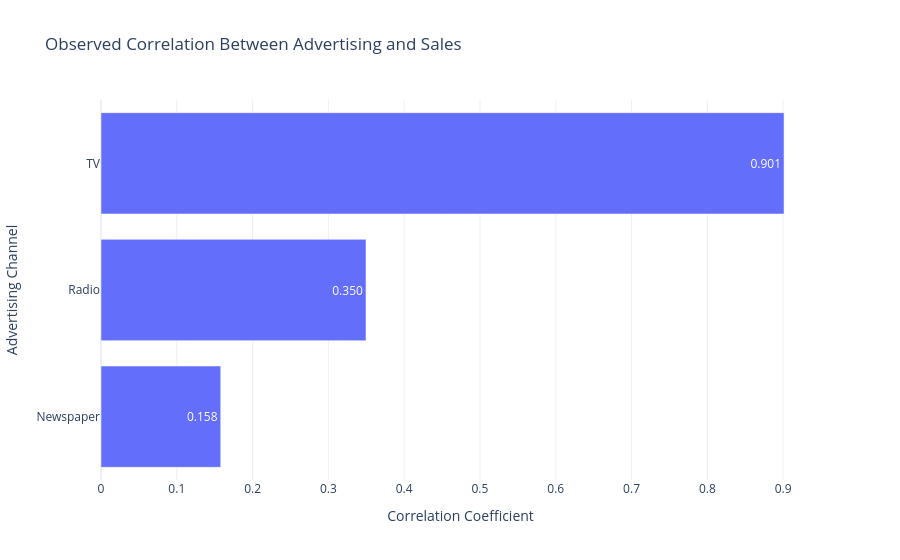

Here is the notebook cell this chart was saved with:
### Code cell
# ============================================================
# Correlation Bar Chart
# ============================================================

fig = px.bar(
    channel_correlations,
    x="Correlation with Sales",
    y="Channel",
    orientation="h",
    text_auto=".3f",
    title="Observed Correlation Between Advertising and Sales",
    template="plotly_white"
)

fig.update_layout(
    xaxis_title="Correlation Coefficient",
    yaxis_title="Advertising Channel",
    yaxis={
        "categoryorder": "total ascending"
    }
)

fig.show()

### Figure 1 — Plotly figure (JSON) as saved in the notebook; plotly's stock layout.template omitted (floating-point values rounded to 4 significant figures)
{"data": [{"hovertemplate": "Correlation with Sales=%{x}<br>Channel=%{y}<extra></extra>", "legendgroup": "", "marker": {"color": "#636efa", "pattern": {"shape": ""}}, "name": "", "orientation": "h", "showlegend": false, "textposition": "auto", "texttemplate": "%{x:.3f}", "type": "bar", "x": [0.9012, 0.3496, 0.158], "xaxis": "x", "y": ["TV", "Radio", "Newspaper"], "yaxis": "y"}], "layout": {"barmode": "relative", "legend": {"tracegroupgap": 0}, "title": {"text": "Observed Correlation Between Advertising and Sales"}, "xaxis": {"anchor": "y", "domain": [0, 1], "title": {"text": "Correlation Coefficient"}}, "yaxis": {"anchor": "x", "categoryorder": "total ascending", "domain": [0, 1], "title": {"text": "Advertising Channel"}}}}
